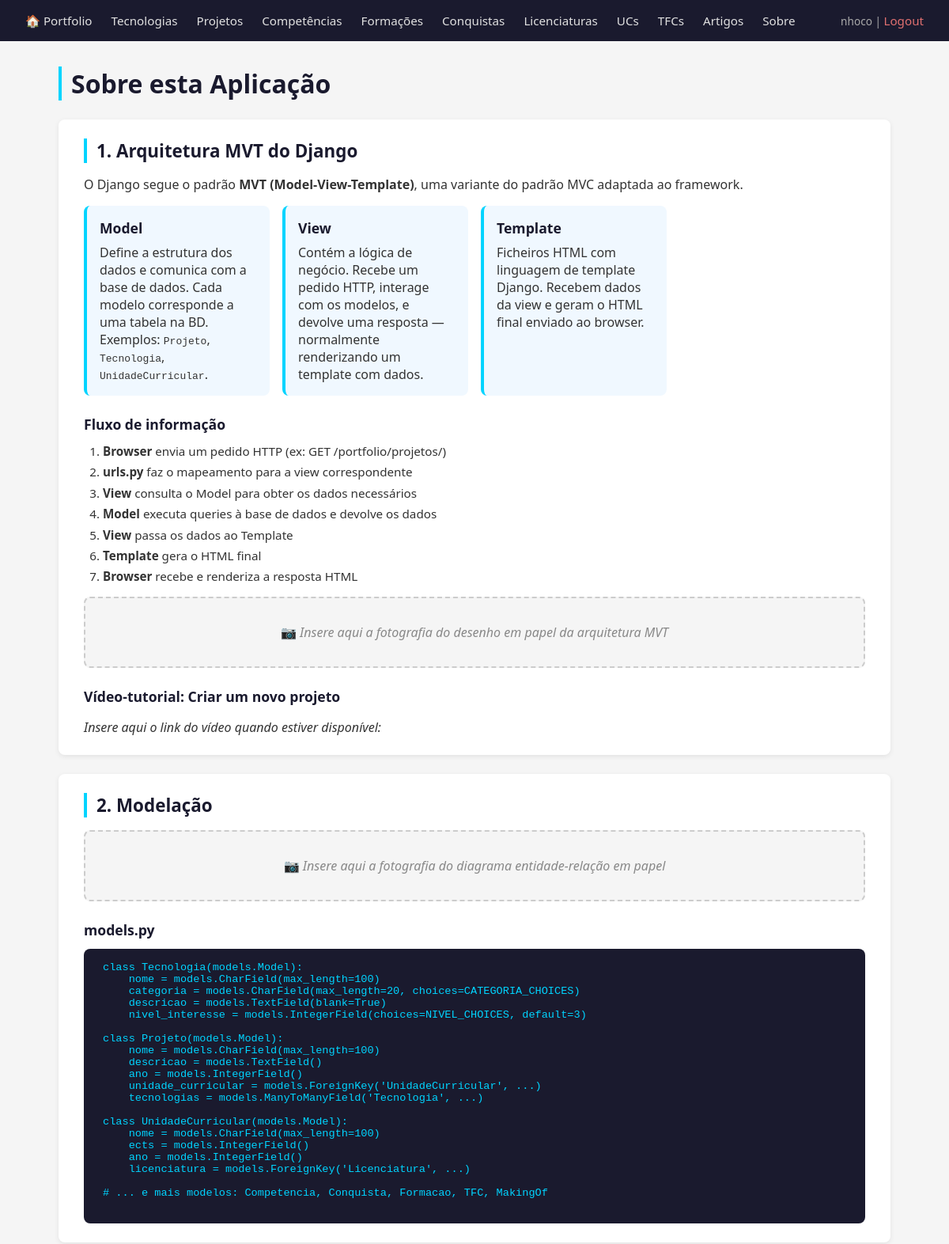
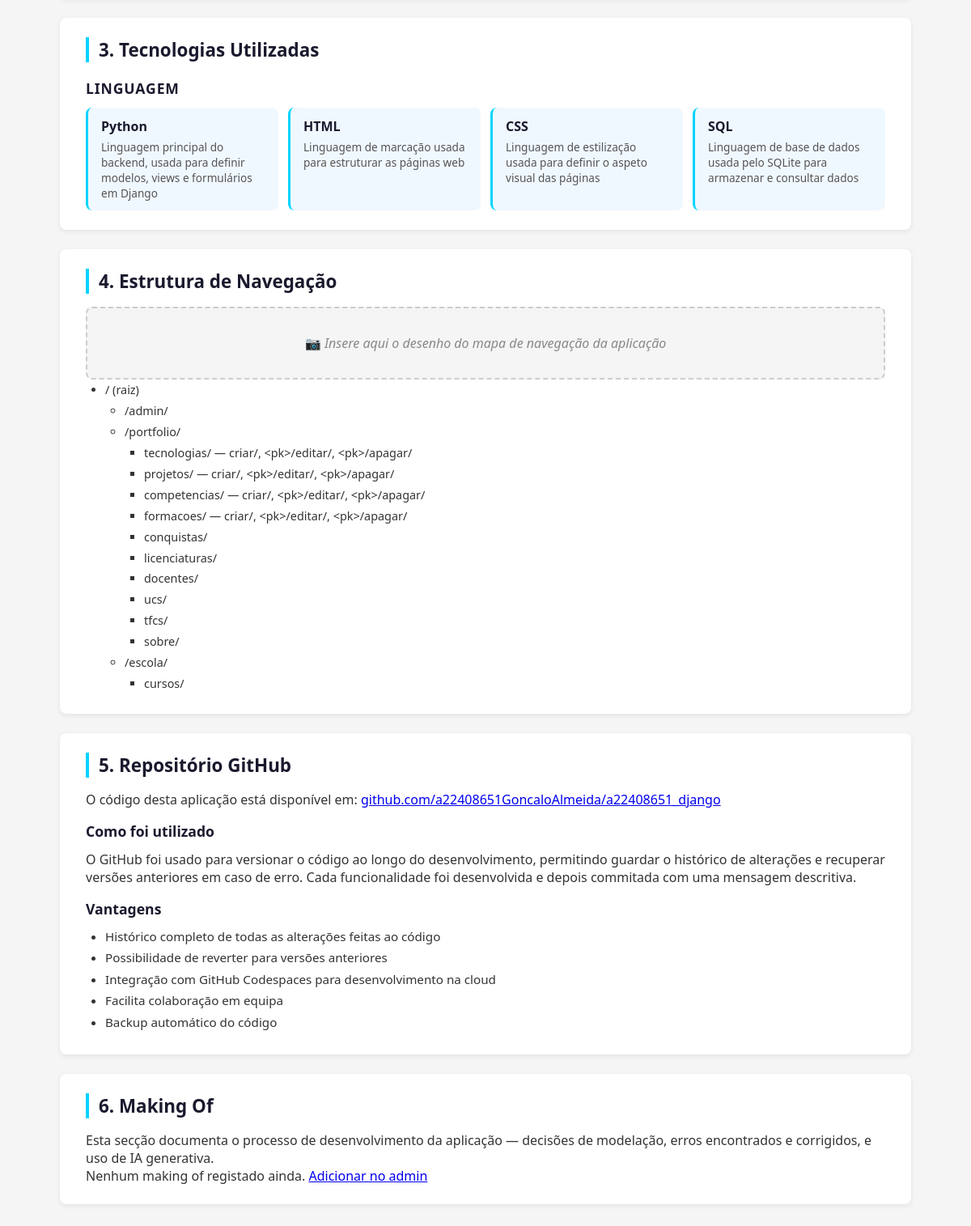
/sobre/ (signed in), run on the app's committed database (2 pictures, top to bottom).
### portfolio/models.py (models this page shows, shortened)
class Tecnologia(models.Model):
    CATEGORIA_CHOICES = [
        ('linguagem', 'Linguagem'),
        ('framework', 'Framework'),
        ('base_dados', 'Base de Dados'),
        ('devops', 'DevOps'),
        ('ferramenta', 'Ferramenta'),
    ]
    NIVEL_CHOICES = [
        (1, 'Iniciante'),
        (2, 'Básico'),
        (3, 'Intermédio'),
        (4, 'Avançado'),
        (5, 'Especialista'),
    ]
    nome = models.CharField(max_length=100)
    categoria = models.CharField(max_length=20, choices=CATEGORIA_CHOICES)
    descricao = models.TextField(blank=True)
    logo = models.ImageField(upload_to='tecnologias/', blank=True)
    website = models.URLField(blank=True)
    nivel_interesse = models.IntegerField(choices=NIVEL_CHOICES, default=3)
    destaque = models.TextField(blank=True)

### portfolio/views.py (the view)
# urls.py: path('sobre/', views.sobre_view, name='sobre'),
def sobre_view(request):
    from .models import MakingOf, Tecnologia
    makingofs = MakingOf.objects.prefetch_related('decisoes', 'erros', 'usos_ia', 'registos_papel').all()
    tecnologias = Tecnologia.objects.all().order_by('categoria')
    return render(request, 'portfolio/sobre.html', {
        'makingofs': makingofs,
        'tecnologias': tecnologias,
    })

### portfolio/templates/portfolio/sobre.html (shortened to what this page needs)
{% extends 'portfolio/base.html' %}
{% block content %}
<h1>Sobre esta Aplicação</h1>
<section class="sobre-section">
    <h2>1. Arquitetura MVT do Django</h2>
    <p>
        O Django segue o padrão <strong>MVT (Model-View-Template)</strong>, uma variante do padrão MVC adaptada ao framework.
    </p>
    <div class="mvt-grid">
        <div class="mvt-card">
            <h3>Model</h3>
            <p>Define a estrutura dos dados e comunica com a base de dados. Cada modelo corresponde a uma tabela na BD. Exemplos: <code>Projeto</code>, <code>Tecnologia</code>, <code>UnidadeCurricular</code>.</p>
        </div>
        <div class="mvt-card">
            <h3>View</h3>
            <p>Contém a lógica de negócio. Recebe um pedido HTTP, interage com os modelos, e devolve uma resposta — normalmente renderizando um template com dados.</p>
        </div>
        <div class="mvt-card">
            <h3>Template</h3>
            <p>Ficheiros HTML com linguagem de template Django. Recebem dados da view e geram o HTML final enviado ao browser.</p>
        </div>
    </div>
    <h3 style="margin-top:1.5rem">Fluxo de informação</h3>
    <ol class="fluxo-list">
        <li><strong>Browser</strong> envia um pedido HTTP (ex: GET /portfolio/projetos/)</li>
        <li><strong>urls.py</strong> faz o mapeamento para a view correspondente</li>
        <li><strong>View</strong> consulta o Model para obter os dados necessários</li>
        <li><strong>Model</strong> executa queries à base de dados e devolve os dados</li>
        <li><strong>View</strong> passa os dados ao Template</li>
        <li><strong>Template</strong> gera o HTML final</li>
        <li><strong>Browser</strong> recebe e renderiza a resposta HTML</li>
    </ol>
    <div class="foto-placeholder">
        <p>📷 <em>Insere aqui a fotografia do desenho em papel da arquitetura MVT</em></p>
    </div>
    <h3 style="margin-top:1.5rem">Vídeo-tutorial: Criar um novo projeto</h3>
    <div class="iframe-container">
        <p><em>Insere aqui o link do vídeo quando estiver disponível:</em></p>
    </div>
</section>
<section class="sobre-section">
    <h2>2. Modelação</h2>
    <div class="foto-placeholder">
        <p>📷 <em>Insere aqui a fotografia do diagrama entidade-relação em papel</em></p>
    </div>
    <h3 style="margin-top:1.5rem">models.py</h3>
    <pre class="code-block">
class Tecnologia(models.Model):
    nome = models.CharField(max_length=100)
    categoria = models.CharField(max_length=20, choices=CATEGORIA_CHOICES)
    descricao = models.TextField(blank=True)
    nivel_interesse = models.IntegerField(choices=NIVEL_CHOICES, default=3)
class Projeto(models.Model):
    nome = models.CharField(max_length=100)
    descricao = models.TextField()
    ano = models.IntegerField()
    unidade_curricular = models.ForeignKey('UnidadeCurricular', ...)
    tecnologias = models.ManyToManyField('Tecnologia', ...)
class UnidadeCurricular(models.Model):
    nome = models.CharField(max_length=100)
    ects = models.IntegerField()
    ano = models.IntegerField()
    licenciatura = models.ForeignKey('Licenciatura', ...)
# ... e mais modelos: Competencia, Conquista, Formacao, TFC, MakingOf
    </pre>
</section>
<section class="sobre-section">
    <h2>3. Tecnologias Utilizadas</h2>
    {% regroup tecnologias by get_categoria_display as tecnologias_por_categoria %}
    {% for grupo in tecnologias_por_categoria %}
        <h3 class="tech-grupo">{{ grupo.grouper }}</h3>
        <div class="tech-grid">
            {% for t in grupo.list %}
                <div class="tech-card">
                    <h4>{{ t.nome }}</h4>
                    {% if t.descricao %}<p>{{ t.descricao }}</p>{% endif %}
                </div>
            {% endfor %}
        </div>
    {% empty %}
        <p>Nenhuma tecnologia registada. <a href="{% url 'tecnologia_criar' %}">Adicionar tecnologia</a></p>
    {% endfor %}
</section>
<section class="sobre-section">
    <h2>4. Estrutura de Navegação</h2>
    <div class="foto-placeholder">
        <p>📷 <em>Insere aqui o desenho do mapa de navegação da aplicação</em></p>
    </div>
    <ul class="nav-tree">
        <li>/ (raiz)
            <ul>
                <li>/admin/</li>
                <li>/portfolio/
                    <ul>
                        <li>tecnologias/ — criar/, &lt;pk&gt;/editar/, &lt;pk&gt;/apagar/</li>
                        <li>projetos/ — criar/, &lt;pk&gt;/editar/, &lt;pk&gt;/apagar/</li>
                        <li>competencias/ — criar/, &lt;pk&gt;/editar/, &lt;pk&gt;/apagar/</li>
                        <li>formacoes/ — criar/, &lt;pk&gt;/editar/, &lt;pk&gt;/apagar/</li>
                        <li>conquistas/</li>
                        <li>licenciaturas/</li>
                        <li>docentes/</li>
                        <li>ucs/</li>
                        <li>tfcs/</li>
                        <li>sobre/</li>
                    </ul>
                </li>
                <li>/escola/
                    <ul>
                        <li>cursos/</li>
                    </ul>
                </li>
            </ul>
        </li>
    </ul>
</section>
<section class="sobre-section">
    <h2>5. Repositório GitHub</h2>
    <p>
        O código desta aplicação está disponível em:
        <a href="https://github.com/a22408651GoncaloAlmeida/a22408651_django" target="_blank">
            github.com/a22408651GoncaloAlmeida/a22408651_django
        </a>
    </p>
    <h3 style="margin-top:1rem">Como foi utilizado</h3>
    <p>
        O GitHub foi usado para versionar o código ao longo do desenvolvimento, permitindo guardar o histórico de alterações e recuperar versões anteriores em caso de erro. Cada funcionalidade foi desenvolvida e depois commitada com uma mensagem descritiva.
    </p>
    <h3 style="margin-top:1rem">Vantagens</h3>
    <ul class="vantagens-list">
        <li>Histórico completo de todas as alterações feitas ao código</li>
        <li>Possibilidade de reverter para versões anteriores</li>
        <li>Integração com GitHub Codespaces para desenvolvimento na cloud</li>
        <li>Facilita colaboração em equipa</li>
        <li>Backup automático do código</li>
    </ul>
</section>
<section class="sobre-section">
    <h2>6. Making Of</h2>
    <p>
        Esta secção documenta o processo de desenvolvimento da aplicação — decisões de modelação, erros encontrados e corrigidos, e uso de IA generativa.
    </p>
    {% for mo in makingofs %}
        <div class="card" style="flex-direction:column">
            <div class="card-info">
                <h3>{{ mo.get_entidade_display }} — {{ mo.titulo }}</h3>
                <p style="color:#888;font-size:0.85rem">{{ mo.data }}</p>
                <p>{{ mo.descricao }}</p>
                {% if mo.decisoes.all %}
                    <h4>Decisões de Modelação</h4>
                    {% for d in mo.decisoes.all %}
                        <p><strong>{{ d.titulo }}</strong> — {{ d.justificacao }}</p>
                    {% endfor %}
                {% endif %}
                {% if mo.erros.all %}
                    <h4>Erros & Correções</h4>
                    {% for e in mo.erros.all %}
                        <p><strong>Erro:</strong> {{ e.descricao_erro }}<br>
                        <strong>Correção:</strong> {{ e.correcao_aplicada }}</p>
                    {% endfor %}
                {% endif %}
                {% if mo.usos_ia.all %}
                    <h4>Uso de IA</h4>
                    {% for ia in mo.usos_ia.all %}
                        <p><strong>{{ ia.ferramenta }}</strong> — {{ ia.descricao_uso }}</p>
                    {% endfor %}
                {% endif %}
            </div>
        </div>
    {% empty %}
        <p>Nenhum making of registado ainda. <a href="/admin/portfolio/makingof/add/">Adicionar no admin</a></p>
    {% endfor %}
</section>
{% endblock %}

### portfolio/templates/portfolio/base.html (shortened to what this page needs)
<!DOCTYPE html>
<html>
<head>
    {% load static %}
    <link rel="stylesheet" href="{% static 'portfolio/styles.css' %}">
</head>
<body>
    <nav>
        <a href="{% url 'portfolio_index' %}">🏠 Portfolio</a>
        <a href="{% url 'tecnologias' %}">Tecnologias</a>
        <a href="{% url 'projetos' %}">Projetos</a>
        <a href="{% url 'competencias' %}">Competências</a>
        <a href="{% url 'formacoes' %}">Formações</a>
        <a href="{% url 'conquistas' %}">Conquistas</a>
        <a href="{% url 'licenciaturas' %}">Licenciaturas</a>
        <a href="{% url 'ucs' %}">UCs</a>
        <a href="{% url 'tfcs' %}">TFCs</a>
        <a href="{% url 'artigos' %}">Artigos</a>
        <a href="{% url 'sobre' %}">Sobre</a>
        <span style="margin-left:auto; color:#aaa; font-size:0.85rem">
            {% if request.user.is_authenticated %}
                {{ request.user.username }} |
                <a href="{% url 'logout' %}" style="color:#e07070">Logout</a>
            {% else %}
                <a href="{% url 'login' %}" style="color:#00d4ff">Login</a>
            {% endif %}
        </span>
    </nav>
    <div class="container">
        {% block content %}{% endblock %}
    </div>
</body>
</html>

### portfolio/static/portfolio/styles.css (style rules this page uses)
* { margin: 0; padding: 0; box-sizing: border-box; }
body { font-family: 'Segoe UI', Tahoma, Geneva, Verdana, sans-serif; background-color: #f5f5f5; color: #333; }
nav { background-color: #1a1a2e; padding: 1rem 2rem; display: flex; gap: 1.5rem; align-items: center; }
nav a { color: #e0e0e0; text-decoration: none; font-size: 0.95rem; transition: color 0.2s; }
.container { max-width: 1100px; margin: 2rem auto; padding: 0 1.5rem; }
h1 { font-size: 2rem; margin-bottom: 1.5rem; color: #1a1a2e; border-left: 4px solid #00d4ff; padding-left: 0.75rem; }
h2 { font-size: 1.2rem; color: #1a1a2e; margin-bottom: 0.4rem; }
.sobre-section { background: white; border-radius: 8px; padding: 1.5rem 2rem; margin-bottom: 1.5rem; box-shadow: 0 2px 6px rgba(0,0,0,0.08); }
.sobre-section h2 { font-size: 1.4rem; color: #1a1a2e; border-left: 4px solid #00d4ff; padding-left: 0.75rem; margin-bottom: 1rem; }
.sobre-section h3 { font-size: 1.1rem; color: #1a1a2e; margin-bottom: 0.75rem; }
.mvt-grid { display: grid; grid-template-columns: repeat(auto-fill, minmax(220px, 1fr)); gap: 1rem; margin-top: 1rem; }
.mvt-card { background: #f0f8ff; border-radius: 8px; padding: 1rem; border-left: 4px solid #00d4ff; }
.mvt-card h3 { color: #1a1a2e; margin-bottom: 0.5rem; }
.fluxo-list { padding-left: 1.5rem; margin-top: 0.5rem; }
.fluxo-list li { margin-bottom: 0.4rem; font-size: 0.95rem; }
.foto-placeholder { background: #f5f5f5; border: 2px dashed #ccc; border-radius: 8px; padding: 2rem; text-align: center; color: #888; margin-top: 1rem; }
.iframe-container { margin-top: 1rem; }
.code-block { background: #1a1a2e; color: #00d4ff; padding: 1rem 1.5rem; border-radius: 8px; font-size: 0.85rem; overflow-x: auto; white-space: pre; }
.tech-grupo { margin-top: 1.25rem; margin-bottom: 0.5rem; color: #555; font-size: 0.95rem; text-transform: uppercase; letter-spacing: 0.05em; }
.tech-grid { display: grid; grid-template-columns: repeat(auto-fill, minmax(200px, 1fr)); gap: 0.75rem; }
.tech-card { background: #f0f8ff; border-radius: 8px; padding: 0.75rem 1rem; border-left: 3px solid #00d4ff; }
.tech-card h4 { margin-bottom: 0.3rem; color: #1a1a2e; }
.tech-card p { font-size: 0.85rem; color: #555; }
.nav-tree { font-size: 0.9rem; line-height: 1.8; padding-left: 1.5rem; }
.nav-tree ul { padding-left: 1.5rem; }
.vantagens-list { padding-left: 1.5rem; margin-top: 0.5rem; }
.vantagens-list li { margin-bottom: 0.4rem; font-size: 0.95rem; }

### data on the page
Tecnologia: nome "Python", descricao "Linguagem principal do backend, usada para definir modelos, views e formulários em Django"
Tecnologia: nome "HTML", descricao "Linguagem de marcação usada para estruturar as páginas web"
Tecnologia: nome "CSS", descricao "Linguagem de estilização usada para definir o aspeto visual das páginas"
Tecnologia: nome "SQL", descricao "Linguagem de base de dados usada pelo SQLite para armazenar e consultar dados"

### other printed values
{{ request.user.username }} "nhoco"
{{ grupo.grouper }} "LINGUAGEM"
